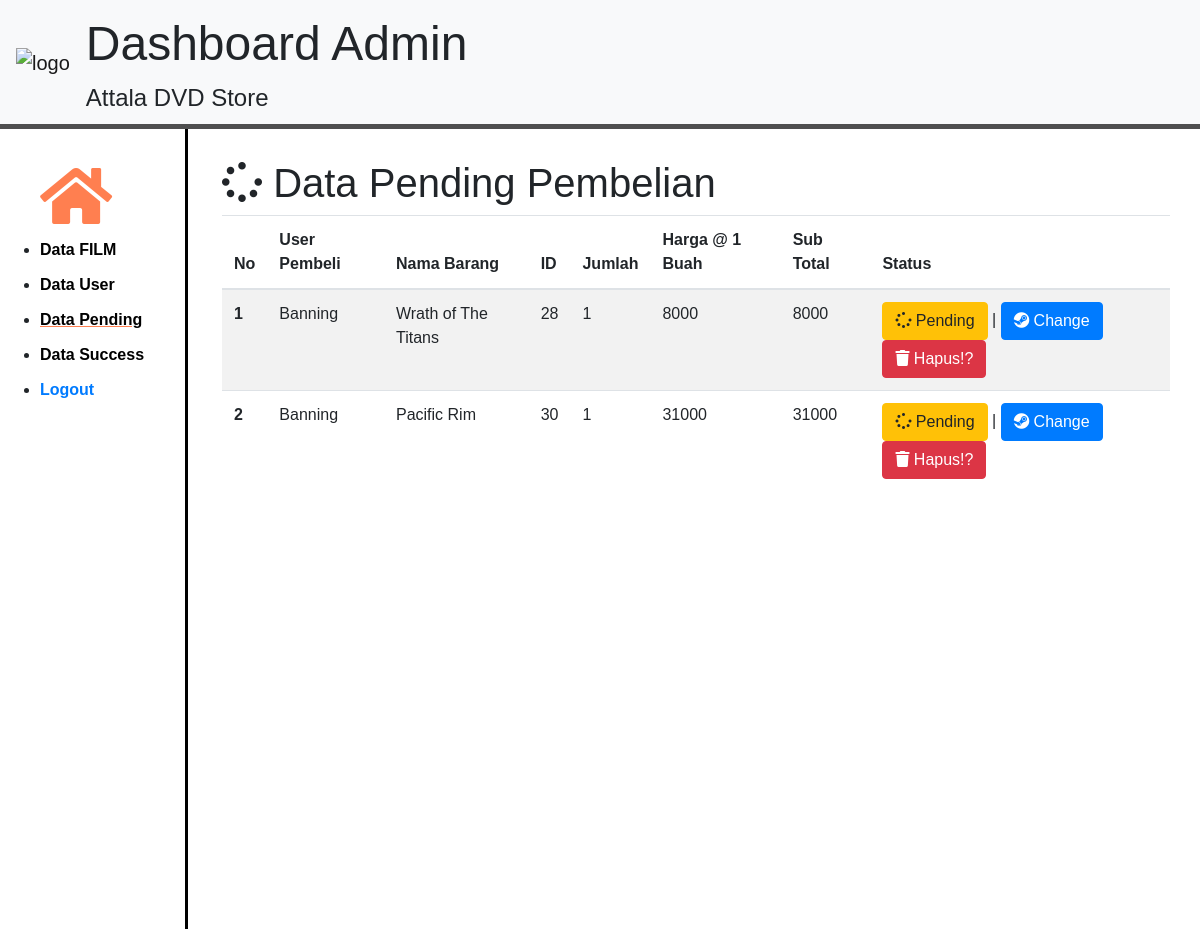
/admin/index.php?halaman=data_pending, run on the app's committed database.
### tables this page shows
CREATE TABLE `penjualan` (
  `id_jual` int(11) NOT NULL,
  `username` varchar(50) NOT NULL,
  `id_produk` int(11) NOT NULL,
  `jumlah` int(11) NOT NULL,
  `nama_penerima` varchar(100) NOT NULL,
  `kota` varchar(50) NOT NULL,
  `postal` varchar(10) NOT NULL,
  `alamat` text NOT NULL,
  `no_hp` varchar(30) NOT NULL,
  `status_jual` varchar(50) NOT NULL
);

CREATE TABLE `user` (
  `nama` varchar(80) NOT NULL,
  `email` varchar(100) NOT NULL,
  `no_hp` varchar(50) NOT NULL,
  `username` varchar(50) NOT NULL,
  `password` varchar(50) NOT NULL
);

CREATE TABLE `film` (
  `id` int(11) NOT NULL,
  `judul_film` varchar(50) NOT NULL,
  `bahasa` varchar(50) NOT NULL,
  `subtittle` varchar(50) NOT NULL,
  `gambar_film` varchar(100) NOT NULL,
  `genre_film` varchar(50) NOT NULL,
  `harga_film` int(11) NOT NULL,
  `desk_film` text NOT NULL,
  `stok_film` int(11) NOT NULL
);

### admin/functions.php (called while the page is built, shortened)
<?php
$conn = mysqli_connect('localhost', 'root', '', 'toko_dvd');
function query($query)
{
    global $conn;
    $result = mysqli_query($conn, $query);
    $rows = [];
    while ($row = mysqli_fetch_assoc($result)) {
        $rows[] = $row;
    }
    return $rows;
}

### admin/data_pending.php (the view, shortened to what this page needs)
<?php
$sql_tunda = " SELECT * FROM penjualan
INNER JOIN film ON film.id=penjualan.id_produk
INNER JOIN user ON user.username=penjualan.username
WHERE penjualan.status_jual='Pending'";
$data = query($sql_tunda);
?>
<div class="kotak_data_pending">
    <h1><i class="fas fa-spinner"></i> Data Pending Pembelian</h1>
    <table class="table table-striped">
        <thead>
            <tr>
                <th scope="col">No</th>
                <th scope="col">User Pembeli</th>
                <th scope="col">Nama Barang</th>
                <th scope="col">ID</th>
                <th scope="col">Jumlah</th>
                <th scope="col">Harga @ 1 Buah</th>
                <th scope="col">Sub Total</th>
                <th scope="col">Status</th>
            </tr>
        </thead>
        <tbody>
            <?php
            $no = 1;
            foreach ($data as $row) {
                ?>
            <tr>
                <th scope="col"><?php echo $no++ ?> </th>
                <td><?= $row['username']; ?> </td>
                <td><?= $row['judul_film']; ?> </td>
                <td><?= $row['id_jual']; ?> </td>
                <td><?= $row['jumlah']; ?></td>
                <td><?= $row['harga_film']; ?></td>
                <td><?php $sub1 = $row['jumlah'] * $row['harga_film'];
                            echo $sub1; ?></td>
                <td>
                    <button type="button" class="btn btn-warning"><i class="fas fa-spinner"></i>
                        Pending</button> |
                    <a href="ubahstatus.php?id=<?= $row['id_jual']; ?>">
                        <button type="button" class="btn btn-primary"
                            onclick="return confirm('Yakin !? Mengubah data data dari pending ke Sukses ')">
                            <i class="fab fa-steam "></i> Change</button>
                    </a>
                    <a href="hapus_jual.php?id=<?= $row['id_jual']; ?>">
                        <button type="button" class="btn btn-danger"
                            onclick="return confirm('Yakin !? Data yang dihapus tidak bisa dibalikin loh ')">
                            <i class="fa fa-trash "></i> Hapus!?</button>
                    </a>
                </td>
            </tr>
            <?php
            }
            ?>
        </tbody>
    </table>
</div>

### admin/style_admin.css (style rules this page uses)
* { font-family: Arial, Helvetica, sans-serif; }
.kotak_data_pending { margin-top: 30px; margin-left: 30px; margin-right: 30px; }

### data on the page
penjualan: username.username "Banning", id_produk.judul_film "Wrath of The Titans", id_jual "28", jumlah "1", id_produk.harga_film "8000"
penjualan: username.username "Banning", id_produk.judul_film "Pacific Rim", id_jual "30", jumlah "1", id_produk.harga_film "31000"
